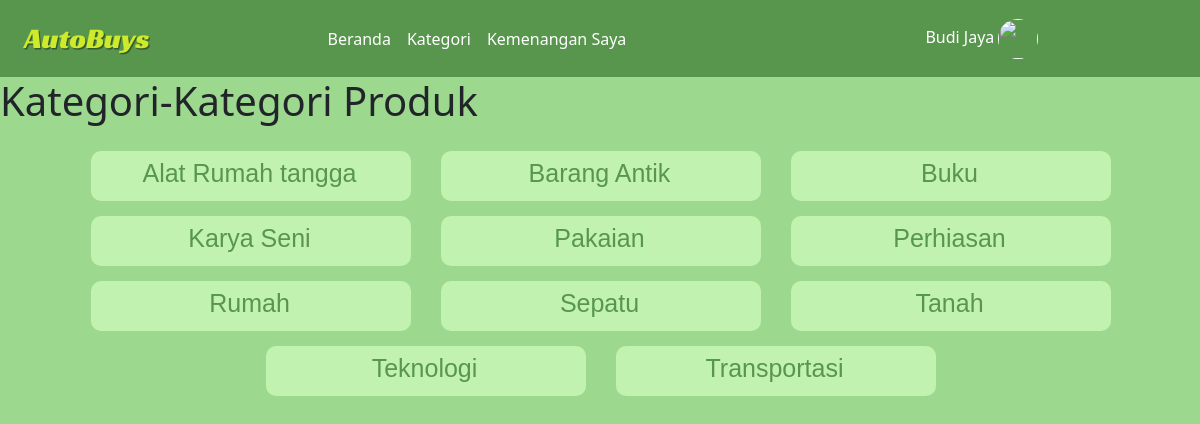
/user/category.php (signed in), run on the app's committed database.
### tables this page shows
CREATE TABLE `tb_kategori` (
  `id_kategori` int(11) NOT NULL,
  `kategori` varchar(50) NOT NULL
);

### user/category.php (the view, shortened to what this page needs)
<?php
include 'navbar_user_page.php';
$data = mysqli_query($koneksi, "SELECT * FROM tb_kategori ORDER BY kategori");
?>
    <div>
        <h1>Kategori-Kategori Produk</h1>
    </div>
    <div class="container">
        <section class="kartus">
            <?php foreach ($data as $produk) :?>
                    <div class="kategori">
                        <div class="kategori-jenis">
                            <a href="kategori.php?id_kategori=<?=$produk['id_kategori']?>" class="stretched-link link-produk">
                                <?=$produk['kategori']?>
                            </a>
                        </div>
                    </div>
            <?php endforeach;?>
        </section>
    </div>
</body>
</html>

### assets/my_assets/manual.css (style rules this page uses)
.kartus { width: 100%; padding: 10px; display: flex; flex-wrap: wrap; margin: 1em; flex-direction: row; align-items: flex-start; justify-content: center; }
.link-produk { text-decoration: none; color: #58964D ; }
.kategori { margin-right: 30px; background-color: #C1F2B0; border-color: #daf200; width: 20rem; margin-bottom: 15px; font-size: 25px; height: 50px; position: relative; padding: 2px; border-radius: 10px; border-width: 50px; overflow: hidden; }
.kategori-jenis { margin: 2px 5px 2px 2px; text-decoration: none; color: black; text-align: center; font-family: 'Franklin Gothic Medium', 'Arial Narrow', Arial, sans-serif; }

### user/navbar_user_page.php (style rules this page uses)
body { background-color: #9CD98E; }

### data on the page
tb_kategori: kategori "Alat Rumah tangga"
tb_kategori: kategori "Barang Antik"
tb_kategori: kategori "Buku"
tb_kategori: kategori "Karya Seni"
tb_kategori: kategori "Pakaian"
tb_kategori: kategori "Perhiasan"
tb_kategori: kategori "Rumah"
tb_kategori: kategori "Sepatu"
tb_kategori: kategori "Tanah"
tb_kategori: kategori "Teknologi"
tb_kategori: kategori "Transportasi"

### other printed values
$_SESSION['nama'] "Budi Jaya"
